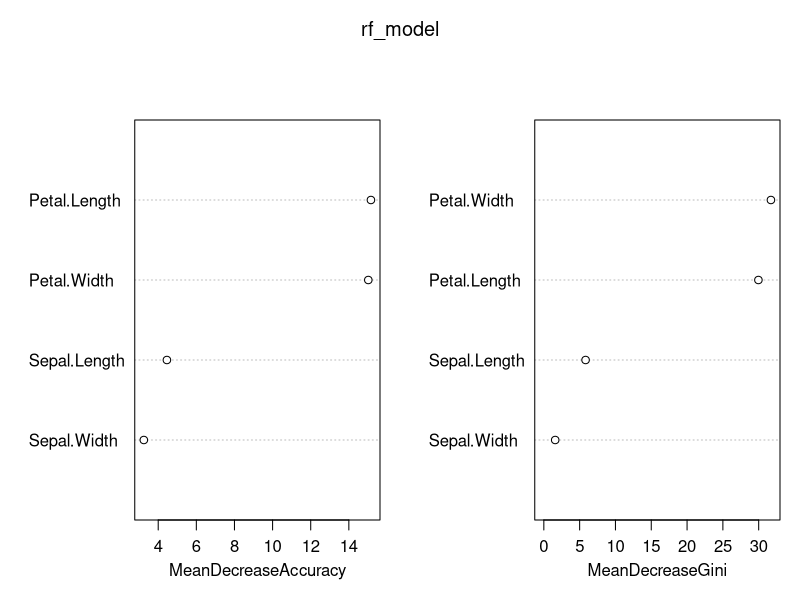
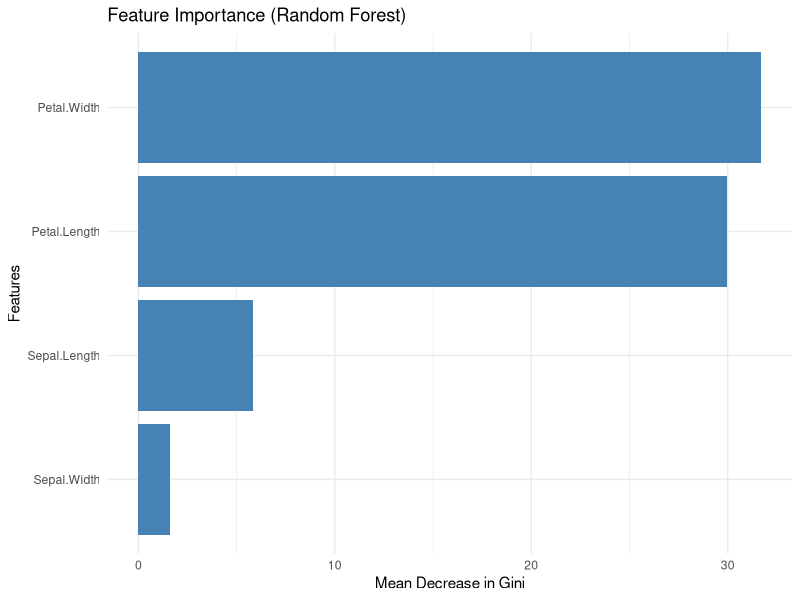

Recreate these plots in R, in order.
# Install and load necessary library
install.packages("randomForest")
library(randomForest)

# Load the Iris dataset
data(iris)
head(iris)

# Split the dataset into training and testing sets
set.seed(123)  # For reproducibility
index <- sample(1:nrow(iris), 0.7 * nrow(iris))
train_data <- iris[index, ]
test_data <- iris[-index, ]

# Build the Random Forest model
rf_model <- randomForest(Species ~ ., data = train_data, ntree = 100, mtry = 2, importance = TRUE)
print(rf_model)

# Evaluate model performance
predictions <- predict(rf_model, test_data)
confusion_matrix <- table(Predicted = predictions, Actual = test_data$Species)
print(confusion_matrix)
accuracy <- sum(diag(confusion_matrix)) / sum(confusion_matrix)
cat("Accuracy: ", accuracy*100, "%", "\n")

# Visualize feature importance
varImpPlot(rf_model)


###
require(ggplot2)
importance_df <- as.data.frame(randomForest::importance(rf_model))
importance_df$Feature <- rownames(importance_df)

# Create a ggplot2 bar plot
ggplot(importance_df, aes(x = reorder(Feature, MeanDecreaseGini), y = MeanDecreaseGini)) +
  geom_bar(stat = "identity", fill = "steelblue") +
  coord_flip() +
  labs(
    title = "Feature Importance (Random Forest)",
    x = "Features",
    y = "Mean Decrease in Gini"
  ) +
  theme_minimal()

